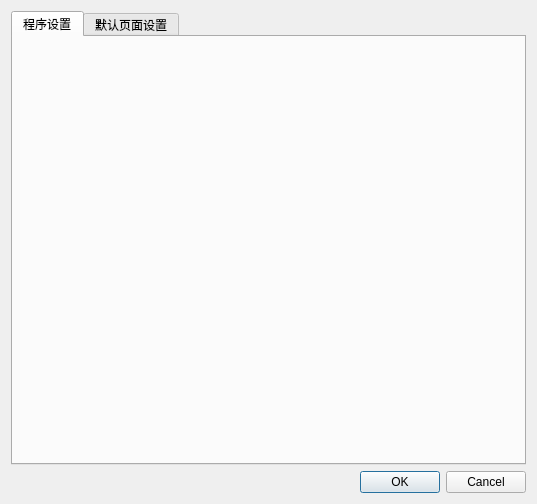
<?xml version="1.0" encoding="UTF-8"?>
<ui version="4.0">
 <class>ProgramSettingDialog</class>
 <widget class="QDialog" name="ProgramSettingDialog">
  <property name="geometry">
   <rect>
    <x>0</x>
    <y>0</y>
    <width>537</width>
    <height>504</height>
   </rect>
  </property>
  <property name="windowTitle">
   <string>程序设置</string>
  </property>
  <layout class="QVBoxLayout" name="verticalLayout">
   <item>
    <widget class="QTabWidget" name="tabWidget">
     <property name="currentIndex">
      <number>0</number>
     </property>
     <widget class="QWidget" name="tab">
      <attribute name="title">
       <string>程序设置</string>
      </attribute>
     </widget>
     <widget class="QWidget" name="tab_3">
      <attribute name="title">
       <string>默认页面设置</string>
      </attribute>
     </widget>
    </widget>
   </item>
   <item>
    <widget class="QDialogButtonBox" name="buttonBox">
     <property name="orientation">
      <enum>Qt::Horizontal</enum>
     </property>
     <property name="standardButtons">
      <set>QDialogButtonBox::Cancel|QDialogButtonBox::Ok</set>
     </property>
    </widget>
   </item>
  </layout>
 </widget>
 <resources/>
 <connections>
  <connection>
   <sender>buttonBox</sender>
   <signal>accepted()</signal>
   <receiver>ProgramSettingDialog</receiver>
   <slot>accept()</slot>
   <hints>
    <hint type="sourcelabel">
     <x>248</x>
     <y>254</y>
    </hint>
    <hint type="destinationlabel">
     <x>157</x>
     <y>274</y>
    </hint>
   </hints>
  </connection>
  <connection>
   <sender>buttonBox</sender>
   <signal>rejected()</signal>
   <receiver>ProgramSettingDialog</receiver>
   <slot>reject()</slot>
   <hints>
    <hint type="sourcelabel">
     <x>316</x>
     <y>260</y>
    </hint>
    <hint type="destinationlabel">
     <x>286</x>
     <y>274</y>
    </hint>
   </hints>
  </connection>
 </connections>
</ui>
